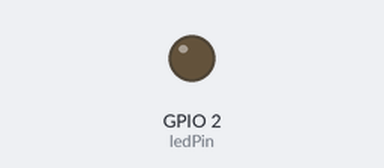
Recording of a sketch running on a simulated ESP32. Parts: output pins drawn as LEDs (lit = HIGH).

Above: at 0.4 s.
Timing chart, 0 to 3.0 s (numbered marks = the images above):
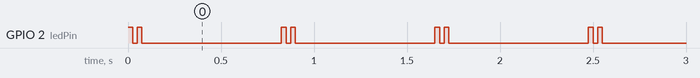

Measured:
- by itself, GPIO 2 (ledPin): repeats every 0.83 s: LOW 0.03 s, HIGH 0.03 s, LOW 0.75 s, HIGH 0.03 s

The sketch:

Testat5.ino
```cpp
// constants won't change. Used here to set a pin number:
const int ledPin = 2;  // the number of the LED pin
const int spin_delay = 25;
const int end_delay = 750;

void setup() {
  pinMode(ledPin, OUTPUT);
}

void loop() {
  digitalWrite(ledPin, HIGH);
  delay(spin_delay);
  digitalWrite(ledPin, LOW);
  delay(spin_delay);
  digitalWrite(ledPin, HIGH);
  delay(spin_delay);

  digitalWrite(ledPin, LOW);
  delay(end_delay);
}
```
